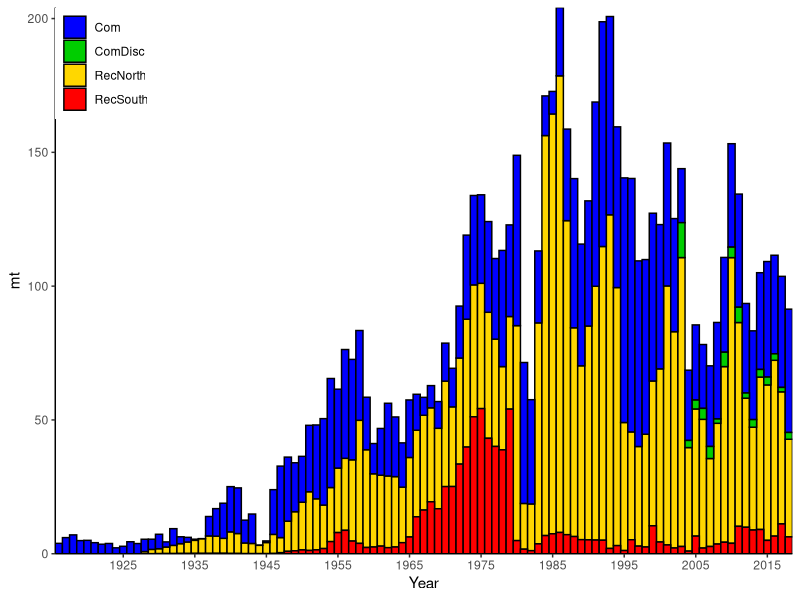
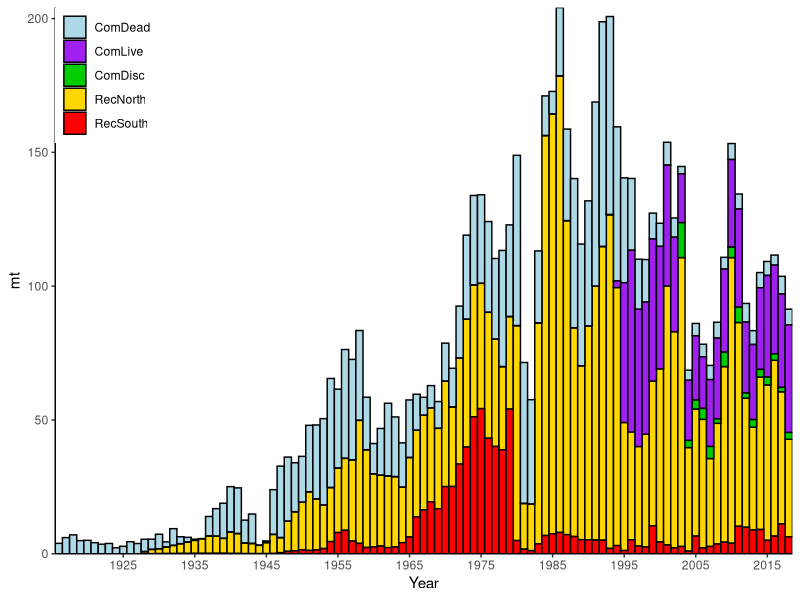
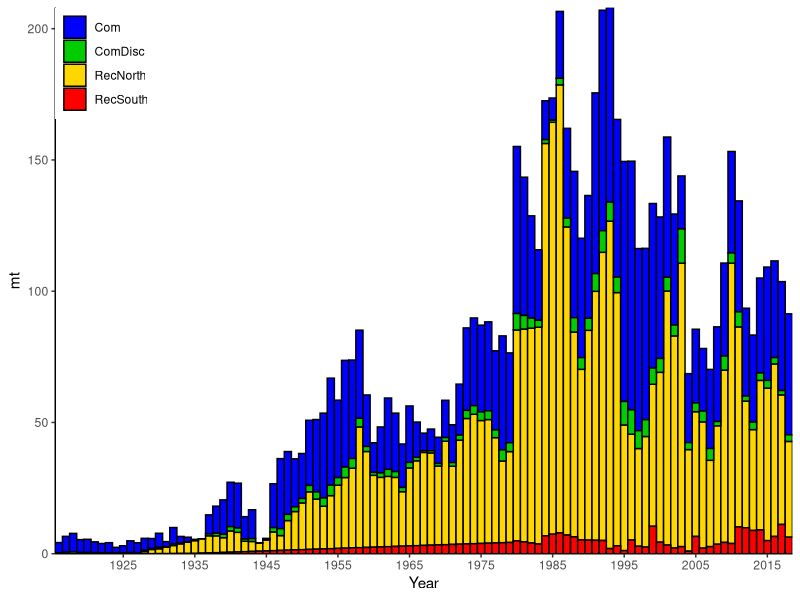
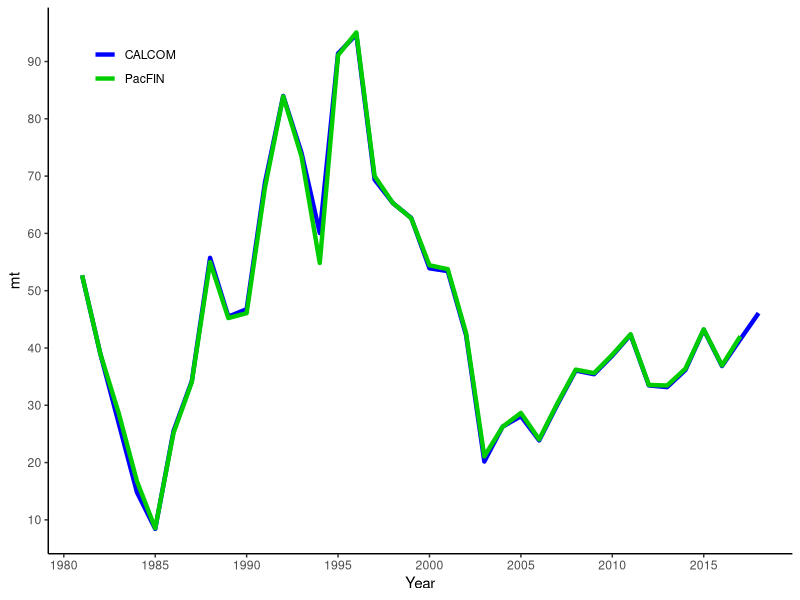
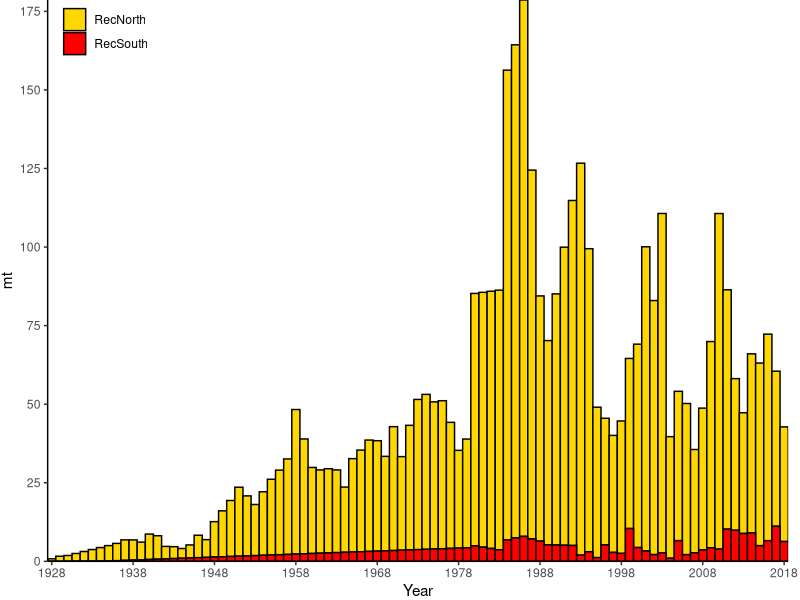
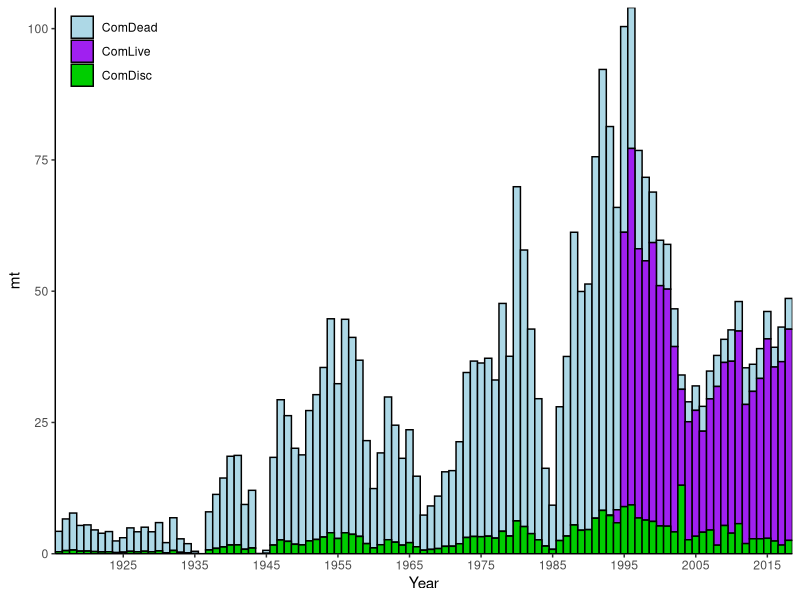

Reproduce these figures in R, in order. (Note: this script raises an error after producing the figures.)
library(ggplot2)
library(dplyr)
library(tidyr)
setwd('C:/GopherBlackYellow2019/txt_files')

catches = read.csv('Catch_stream_w_alts.csv',header=T)








#-----------------------------------------------------------------------------------
#bar plot of original catches
#-----------------------------------------------------------------------------------
catches_orig = catches %>%
               select(Year, RecNorth, RecSouthorig, Calcom, WCGOPdiscard) %>%
               rename(RecSouth = RecSouthorig, Com = Calcom, ComDisc = WCGOPdiscard) %>%
               gather(Source,mt,RecNorth:ComDisc) 
               


catches_orig$Source <- factor(catches_orig$Source, 
                              levels=c('Com','ComDisc',
                                       'RecNorth', 'RecSouth'))

out.dir = "C:/GopherBlackYellow2019/Figures/"
png(filename = paste0(out.dir,"Catches_original.png"),
    width = 6, height = 4, units = "in", pointsize = 12, res=300)
#x11()
ggplot(catches_orig, aes(x=Year, y=mt, fill=Source)) +
  geom_bar(stat="identity", width=1,colour="black") +
  theme(panel.grid.major = element_blank(), 
        panel.grid.minor = element_blank(),
        panel.background = element_blank(),
        panel.border = element_blank(),
        axis.line = element_line(colour = "black"),
      legend.justification = c(0, 1), 
      legend.position = c(0, 1)) +
  theme(legend.title=element_blank()) +
   scale_x_continuous(breaks = seq(1915,2020, by = 10),
                      , expand = c(0, 0)) +
   scale_y_continuous(expand = c(0, 0)) +
  scale_fill_manual("legend", 
                    values = c("Com" = "blue", 
                               "ComDisc" = "green3",
                               "RecNorth" = "gold", 
                               "RecSouth" = "red"))
dev.off()
   

#-----------------------------------------------------------------------------------
#plot with commercial including live vs. dead
#-----------------------------------------------------------------------------------
catches_orig2 = catches %>%
  select(Year, RecNorth, RecSouthorig, Calcomdead, Calcomlive, WCGOPdiscard) %>%
  rename(RecSouth = RecSouthorig, ComDead = Calcomdead,
         ComLive = Calcomlive, ComDisc = WCGOPdiscard) %>%
  gather(Source,mt,RecNorth:ComDisc) 



catches_orig2$Source <- factor(catches_orig2$Source, 
                              levels=c('ComDead','ComLive','ComDisc',
                                       'RecNorth', 'RecSouth'))

out.dir = "C:/GopherBlackYellow2019/Figures/"
png(filename = paste0(out.dir,"Catches_original2.png"),
    width = 6, height = 4, units = "in", pointsize = 12, res=300)
#x11()
ggplot(catches_orig2, aes(x=Year, y=mt, fill=Source)) +
  geom_bar(stat="identity", width=1,colour="black") +
  theme(panel.grid.major = element_blank(), 
        panel.grid.minor = element_blank(),
        panel.background = element_blank(),
        panel.border = element_blank(),
        axis.line = element_line(colour = "black"),
        #  legend.position='top', 
        #  legend.justification='left'
        legend.justification = c(0, 1), 
        legend.position = c(0, 1)) +
  theme(legend.title=element_blank()) +
  scale_x_continuous(breaks = seq(1915,2020, by = 10),
                     expand = c(0, 0)) +
  scale_y_continuous(expand = c(0, 0)) +
  scale_fill_manual("legend", 
                    values = c("ComDead" = "lightblue",
                               "ComLive" = "purple",
                               "ComDisc" = "green3",
                               "RecNorth" = "gold", 
                               "RecSouth" = "red"))
dev.off()



#-----------------------------------------------------------------------------------
#plot with alternative catch stream for rec and WCGOP
#-----------------------------------------------------------------------------------
catches_orig3 = catches %>%
  select(Year, RecNorthalt1, RecSouthalt1, Calcom, WCGOPalt1) %>%
  rename(RecNorth = RecNorthalt1, RecSouth = RecSouthalt1, 
         Com = Calcom, ComDisc = WCGOPalt1) %>%
  gather(Source,mt,RecNorth:ComDisc) 



catches_orig$Source <- factor(catches_orig3$Source, 
                              levels=c('Com','ComDisc',
                                       'RecNorth', 'RecSouth'))

out.dir = "C:/GopherBlackYellow2019/Figures/"
png(filename = paste0(out.dir,"Catches_alternate.png"),
    width = 6, height = 4, units = "in", pointsize = 12, res=300)
#x11()
ggplot(catches_orig3, aes(x=Year, y=mt, fill=Source)) +
  geom_bar(stat="identity", width=1,colour="black") +
  theme(panel.grid.major = element_blank(), 
        panel.grid.minor = element_blank(),
        panel.background = element_blank(),
        panel.border = element_blank(),
        axis.line = element_line(colour = "black"),
        legend.justification = c(0, 1), 
        legend.position = c(0, 1)) +
  theme(legend.title=element_blank()) +
  scale_x_continuous(breaks = seq(1915,2020, by = 10),
                     expand = c(0, 0)) +
  scale_y_continuous(expand = c(0, 0)) +
  scale_fill_manual("legend", 
                    values = c("Com" = "blue", 
                               "ComDisc" = "green3",
                               "RecNorth" = "gold", 
                               "RecSouth" = "red"))
dev.off()



#-----------------------------------------------------------------------------------
#Calcom vs pacfin
#-----------------------------------------------------------------------------------

com_compare = catches %>%
  select(Year, Calcom, Pacfin) %>%
  rename(CALCOM = Calcom, PacFIN = Pacfin) %>%
  filter(Year>1980) %>%
  gather(Source,mt, CALCOM:PacFIN) 


out.dir = "C:/GopherBlackYellow2019/Figures/"
png(filename = paste0(out.dir,"Calcom_vs_Pacfin.png"),
    width = 6, height = 4, units = "in", pointsize = 12, res=300)
#x11()
ggplot(com_compare, aes(x=Year, y = mt, colour=Source)) +
  geom_line(lwd = 1.5) +
  scale_color_manual(values=c("blue", "green3")) +
  theme(panel.grid.major = element_blank(), 
        panel.grid.minor = element_blank(),
        panel.background = element_blank(),
        panel.border = element_blank(),
        axis.line = element_line(colour = "black"),
        legend.justification = c(0, 1), 
        legend.position = c(0.05, .95)) +
  theme(legend.title=element_blank()) +
  scale_x_continuous(breaks = seq(1980,2020, by = 5)) +
  scale_y_continuous(breaks = seq(0,100, by = 10))#,expand = c(0, 0)) 
 
dev.off()


#-----------------------------------------------------------------------------------
###Plot of recreational catches for Exec summary
#-----------------------------------------------------------------------------------

rec_exec = catches %>%
           select(Year, RecNorthalt1, RecSouthalt1) %>%
           rename(RecNorth = RecNorthalt1, RecSouth = RecSouthalt1) %>%
           filter(Year>1927) %>%
           gather(Source,mt, RecNorth:RecSouth) 
           


out.dir = "C:/GopherBlackYellow2019/Figures/"
png(filename = paste0(out.dir,"Rec_exec.png"),
    width = 6, height = 4, units = "in", pointsize = 12, res=300)

#x11()

ggplot(rec_exec, aes(x=Year, y=mt, fill=Source)) +
  geom_bar(stat="identity", width=1,colour="black") +
  theme(panel.grid.major = element_blank(), 
        panel.grid.minor = element_blank(),
        panel.background = element_blank(),
        panel.border = element_blank(),
        axis.line = element_line(colour = "black"),
        plot.margin = margin(0, .3, 0, 0, "cm"),
        legend.justification = c(0, 1), 
        legend.position = c(.01, 1)) +
  theme(legend.title=element_blank()) +
  scale_x_continuous(breaks = seq(1928,2020, by = 10),
                     expand = c(0, 0)) +
  scale_y_continuous(breaks = seq(0,200, by = 25),
                     expand = c(0, 0)) +
  scale_fill_manual("legend", 
                    values = c("RecNorth" = "gold", 
                               "RecSouth" = "red"))
dev.off()


#-----------------------------------------------------------------------------------
###Plot of comercial catches for Exec summary
#-----------------------------------------------------------------------------------
 comm_exec = catches %>%
  select(Year, Calcomdead, Calcomlive, WCGOPalt1) %>%
  rename(ComDead = Calcomdead,
         ComLive = Calcomlive, ComDisc = WCGOPalt1) %>%
  gather(Source,mt,ComDead:ComDisc) 


comm_exec$Source <- factor(comm_exec$Source, 
                               levels=c('ComDead','ComLive','ComDisc'))

out.dir = "C:/GopherBlackYellow2019/Figures/"
png(filename = paste0(out.dir,"comm_exec.png"),
    width = 6, height = 4, units = "in", pointsize = 12, res=300)
#x11()
ggplot(comm_exec, aes(x=Year, y=mt, fill=Source)) +
  geom_bar(stat="identity", width=1,colour="black") +
  theme(panel.grid.major = element_blank(), 
        panel.grid.minor = element_blank(),
        panel.background = element_blank(),
        panel.border = element_blank(),
        axis.line = element_line(colour = "black"),
        #  legend.position='top', 
        #  legend.justification='left'
        legend.justification = c(0, 1), 
        legend.position = c(0.01, 1)) +
  theme(legend.title=element_blank()) +
  scale_x_continuous(breaks = seq(1915,2020, by = 10),
                     expand = c(0, 0)) +
  scale_y_continuous(expand = c(0, 0)) +
  scale_fill_manual("legend", 
                    values = c("ComDead" = "lightblue",
                               "ComLive" = "purple",
                               "ComDisc" = "green3"))
dev.off()



#-----------------------------------------------------------------------------------
#Plot of 2005 and 2019 catch streams rec and commercial
#-----------------------------------------------------------------------------------

assessment_compare = catches %>%
       select(Year, Calcom, RecNorthalt1, RecSouthalt1, Rec2005, Comm2005) %>%
      mutate(Rec = RecNorthalt1+RecSouthalt1) %>%
      rename(Comm_2019 = Calcom, Comm_2005 = Comm2005, Rec_2005 = Rec2005, Rec_2019 = Rec) %>%
      select(Year, Comm_2019, Comm_2005, Rec_2019, Rec_2005) %>%
      filter(Year>1964, Year<2005) %>%
      gather(Source,mt, Comm_2019:Rec_2005) 


out.dir = "C:/GopherBlackYellow2019/Figures/"
png(filename = paste0(out.dir,"assessment_compare.png"),
    width = 6, height = 4, units = "in", pointsize = 12, res=300)
#x11()
ggplot(assessment_compare, aes(x=Year, y = mt, colour=Source)) +
  geom_line(lwd = 1.1) +
  scale_color_manual(values=c("sienna3", "lightsalmon", "seagreen4","paleturquoise3")) +
  theme(panel.grid.major = element_blank(), 
        panel.grid.minor = element_blank(),
        panel.background = element_blank(),
        panel.border = element_blank(),
        axis.line = element_line(colour = "black"),
        legend.justification = c(0, 1), 
        legend.position = c(0.05, .95)) +
  theme(legend.title=element_blank()) +
  scale_x_continuous(breaks = seq(1964,2005, by = 5)) +
  scale_y_continuous(breaks = seq(0,200, by = 20))

dev.off()
